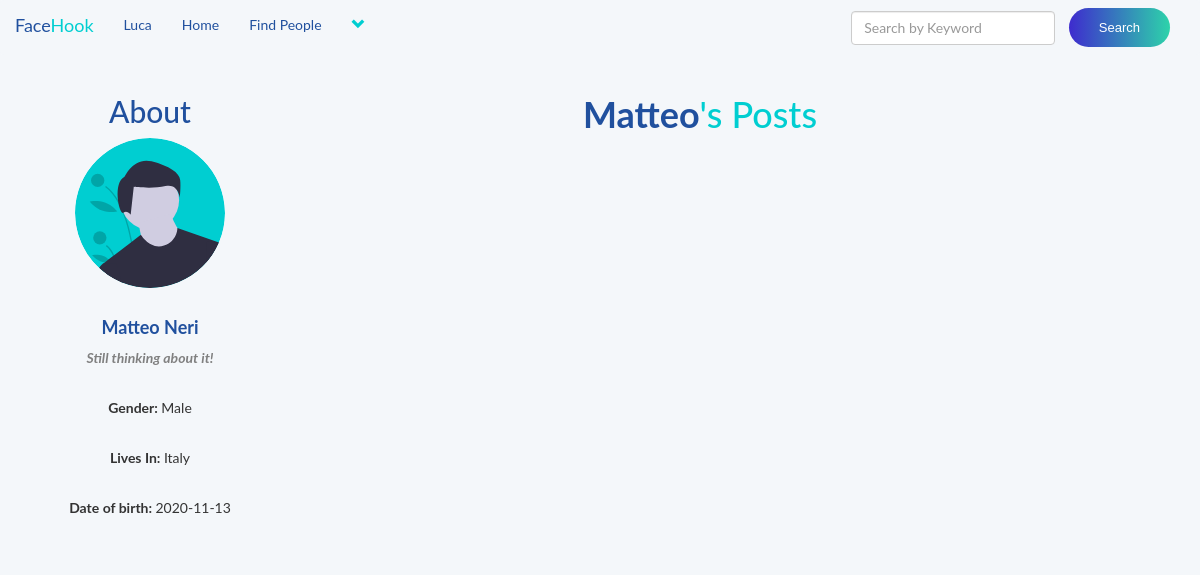
/user_profile.php?u_id=19 (signed in), run on the app's committed database.
### tables this page shows
CREATE TABLE `users` (
  `user_id` int(11) NOT NULL,
  `f_name` text NOT NULL,
  `l_name` text NOT NULL,
  `user_name` text NOT NULL,
  `describe_user` varchar(255) NOT NULL,
  `Relationship` text NOT NULL,
  `user_pass` varchar(255) NOT NULL,
  `user_email` varchar(255) NOT NULL,
  `user_country` text NOT NULL,
  `user_gender` text NOT NULL,
  `user_birthday` date NOT NULL,
  `user_image` varchar(255) NOT NULL,
  `user_cover` varchar(255) NOT NULL,
  `user_reg_date` timestamp NOT NULL DEFAULT current_timestamp(),
  `status` text NOT NULL,
  `posts` text NOT NULL,
  `recovery_account` varchar(255) NOT NULL
);

### user_profile.php (the view, shortened to what this page needs)
<!DOCTYPE html>
<?php
include("includes/header.php");
?>
<html>
<head>
	<link rel="stylesheet" href="https://maxcdn.bootstrapcdn.com/bootstrap/3.3.7/css/bootstrap.min.css">
	<link rel="stylesheet" href="style2.css">
</head>
<body>
<div class="row">
    <?php
    if(isset($_GET['u_id'])){
        $u_id = $_GET['u_id'];
    }
    if($u_id < 0 || $u_id == ''){
        echo "<script>window.open('home.php','_self')</script>";
    } else {
         ?>
    <div class="col-sm-12">
        <?php
        if(isset($_GET['u_id'])){
            global $con;
        } ?>
        <?php
        if(isset($_GET['u_id'])){
            global $con;
            $user_id = $_GET['u_id'];
            $select = "select * from users where user_id = '$user_id'";
            $run = mysqli_query($con, $select);
            $row = mysqli_fetch_array($run);
            $image = $row['user_image'];
            $f_name = $row['f_name'];
            $l_name = $row['l_name'];
            $describe_user = $row['describe_user'];
            $country = $row['user_country'];
            $gender = $row['user_gender'];
            $b_date = $row['user_birthday'];
            echo"
            <div class='row>
            <div class='col-sm-1'></div>
            <center>
            <div class='col-sm-3'>
            <h2 class='text-blu'>About</h2>
            <img class='img-circle' src='users/$image' width='150px' height='150px'><br><br>
             <center><h4 class='text-blu'><strong>$f_name $l_name</strong></h4></center>
			<p><strong><i style='color:grey;'>$describe_user</i></strong></p><br>
            <p><strong>Gender: </strong> $gender</p><br>
			<p><strong>Lives In: </strong> $country</p><br>
			<p><strong>Date of birth: </strong> $b_date</p><br>
            ";
            echo "
            </div>
            </center>
            ";
        }
        ?>
        <div class="col-sm-8">
        <center><h1 class='text-grn'><strong class='text-blu'><?php echo "$f_name"; ?></strong>'s Posts</h1></center>
        </div>
    </div>
    </div>
    <?php } ?>
</body>
</html>

### includes/header.php (shortened to what this page needs)
<?php
include("functions/functions.php");
?>
<nav style="background: #f4f7fa; border:none;" class="navbar navbar-default">
	<div class="container-fluid">
		<div class="navbar-header">
			<a style="color: #20509e;" class="navbar-brand" href="home.php">Face<span style="color: #00CED1;">Hook</span></a>
		</div>
		<div class="collapse navbar-collapse" id="bs-example-navbar-collapse-1">
	      <ul class="nav navbar-nav">
	      	<?php
			$user = $_SESSION['user_email'];
			$get_user = "select * from users where user_email='$user'";
			$run_user = mysqli_query($con,$get_user);
			$row=mysqli_fetch_array($run_user);
			$user_id = $row['user_id'];
			$first_name = $row['f_name'];
			$user_posts = "select * from posts where user_id='$user_id'";
			$run_posts = mysqli_query($con,$user_posts);
			$posts = mysqli_num_rows($run_posts);
			?>
	        <li><a style="color: #20509e;" href='profile.php?<?php echo "u_id=$user_id" ?>'><?php echo "$first_name"; ?></a></li>
	       	<li><a style="color: #20509e;" href="home.php">Home</a></li>
			<li><a style="color: #20509e;" href="members.php">Find People</a></li>
					<?php
						echo"
						<li class='dropdown'>
							<a href='#' class='dropdown-toggle' data-toggle='dropdown' role='button' aria-haspopup='true' aria-expanded='false'><span><i style='color: #00CED1;;' class='glyphicon glyphicon-chevron-down'></i></span></a>
							<ul class='dropdown-menu'>
								<li>
									<a href='my_post.php?u_id=$user_id'>My Posts <span class='badge badge-secondary'>$posts</span></a>
								</li>
								<li>
									<a href='edit_profile.php?u_id=$user_id'>Edit Account</a>
								</li>
								<li role='separator' class='divider'></li>
								<li>
									<a href='logout.php'>Logout</a>
								</li>
							</ul>
						</li>
						";
					?>
			</ul>
			<ul class="nav navbar-nav navbar-right">
				<li class="dropdown">
					<form class="navbar-form navbar-left" method="get" action="results.php">
						<div class="form-group">
							<input type="text" class="form-control" name="user_query" placeholder="Search by Keyword">
						</div>
						<button type="submit" class="btn site-btn sb-gradients search-btn" name="search">Search</button>
					</form>
				</li>
			</ul>
		</div>
	</div>
</nav>

### style2.css (style rules this page uses)
body { overflow-x: hidden; background: #f4f7fa; font-family: "Lato", sans-serif; }
.site-btn { position: relative; display: inline-block; padding: 15px 30px; font-size: 16px; font-weight: 500; line-height: 16px; border-radius: 50px; font-family: "Futura", sans-serif; min-width: 150px; text-align: center; cursor: pointer; color: #fff; margin-right: 20px; border: none; }
.text-blu { color: #20509e; }
.text-grn { color: #00CED1; }
.gradient-bg, .site-btn.sb-gradients, .member-social a:hover, .single-blog-page .social-share a:hover, .comment .comment-content .c-btn:hover, .comment-form label { background: linear-gradient(to right, #3e2bce 0%, #2dd3aa 100%, #2dd3aa 100%, #2dd3aa 100%); filter: progid:DXImageTransform.Microsoft.gradient( startColorstr='#3e2bce', endColorstr='#2dd3aa', GradientType=1); }
.search-btn { font-size: 13px; font-weight: 300; margin-right: 0; line-height: 9px; margin-left: 10px; min-width: 100px; }
span { color: #5bd0c6; }

### data on the page
users: f_name "Luca"
users: user_image (picture), f_name "Matteo", l_name "Neri", describe_user "Still thinking about it!", user_gender "Male", user_country "Italy", user_birthday "2020-11-13"
